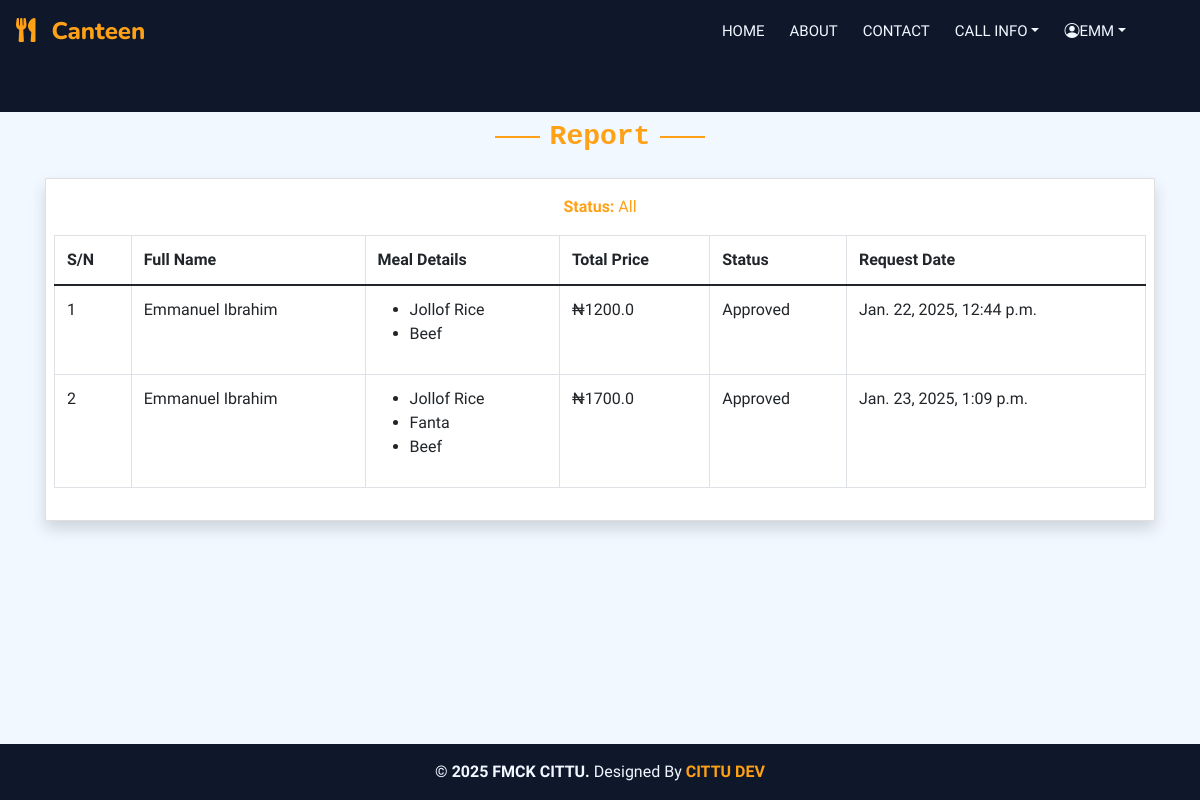
/user_report_details (signed in), run on the app's committed database.
### accounts/models.py (models this page shows, shortened)
class User(AbstractUser):
    firstname = models.CharField(max_length=200)
    lastname = models.CharField(max_length=200)
    othername = models.CharField(max_length=100 ,blank=True,null=True)
    username = models.CharField(max_length=100, unique=True)
    file_no = models.CharField(unique=True, max_length=7)
    phone_number = models.CharField(max_length=11,null=True)
    department = models.ForeignKey(Department, on_delete=models.SET_NULL, null=True)
    unit = models.ForeignKey(Unit, on_delete=models.SET_NULL, null=True)
    gender = models.ForeignKey(Gender, on_delete=models.CASCADE,null=True)
    group = models.ForeignKey(UserGroup, on_delete=models.CASCADE, blank=True, null=True)
    role = models.ForeignKey(Role, on_delete=models.CASCADE, blank=True, null=True)
    is_active = models.BooleanField(default=True)
    date_created = models.DateTimeField(auto_now_add=True)
    USERNAME_FIELD = 'username'
    REQUIRED_FIELDS = ['firstname', 'lastname', 'file_no', 'phone_number', 'department', 'unit']
    class Meta:
        verbose_name_plural = "User"

### main/models.py (models this page shows, shortened)
class Request(models.Model):
    STATUS_CHOICES = [
        ('Pending', 'Pending'),
        ('Approved', 'Approved'),
        ('Decline', 'Decline'),
    ]
    user = models.ForeignKey(User, on_delete=models.SET_NULL, null=True)
    date_created = models.DateTimeField(auto_now_add=True)
    status = models.CharField(max_length=8, choices=STATUS_CHOICES, default='Pending')
    class Meta:
        verbose_name_plural = "Request"
    def calculate_total_price(self):
        request_details = self.requestdetails_set.all()
        total = sum(float(detail.meal.price) for detail in request_details if detail.meal)
        return total

class RequestDetails(models.Model):
    request = models.ForeignKey(Request, on_delete=models.SET_NULL, null=True)
    meal = models.ForeignKey(Meal, on_delete=models.SET_NULL, null=True)
    meal_price = models.DecimalField(max_digits=10, decimal_places=2, default=0.00)
    date_created = models.DateTimeField(auto_now_add=True)
    class Meta:
        verbose_name_plural = "RequestDetail"

class Meal(models.Model):
    title = models.CharField(max_length=25)
    price = models.DecimalField(max_digits=10, decimal_places=2)
    available = models.BooleanField(default=True)
    category = models.ForeignKey(Category, on_delete=models.SET_NULL, null=True)
    meals_image = models.ImageField(upload_to='meal_image', default='default.png', blank=True,null=True)
    date_created = models.DateTimeField(auto_now_add=True)
    class Meta:
        verbose_name_plural = "Meal"
    def __str__(self):
        return self.title

### report/views.py (the view)
# urls.py: path('user_report_details', views.user_report_details, name='user_report_details'),
@login_required
def user_report_details(request):
    user = request.user
    datefrom = request.GET.get('datefrom')
    dateto = request.GET.get('dateto')
    status = request.GET.get('status')
    filtered_requests = filter_requests(datefrom, dateto, status).filter(user=user)
    total_price = sum(req.calculate_total_price() for req in filtered_requests)
    user_request_details = RequestDetails.objects.filter(request__in=filtered_requests)
    context = {
        'report': filtered_requests,
        'total_price': total_price,
        'user_request_details': user_request_details,
        'status': status,
        'datefrom': datefrom,
        'dateto': dateto,
    }
    return render(request, 'report/user_report.html', context)

### accounts/models.py (called while the page is built)
    def __str__(self):
        return self.title

    def __str__(self):
        return self.title

    def __str__(self):
        return self.title

### report/views.py (called while the page is built)
def filter_requests(datefrom, dateto, status):
    filtered_requests = Request.objects.all()
    if datefrom:
        filtered_requests = filtered_requests.filter(date_created__gte=datefrom)
    if dateto:
        filtered_requests = filtered_requests.filter(date_created__lte=dateto)
    if status:
        filtered_requests = filtered_requests.filter(status=status)
    return filtered_requests

### templates/report/user_report.html
{% extends 'base/base.html' %}
{% block content %}
<div class="container-xxl pt-2 pb-3">
    <div class="container d-flex justify-content-center align-items-center">
        <div class="row g-3">
            <div class="text-center">
                <h3 class="section-title text-primary font-monospace">Report</h3>
            </div>
            <div class="card shadow  pb-3">
                <div class="table-responsive">
                    <p class="text-center text-primary mt-3"><strong>Status:</strong> {{ status|default:"All" }}</p>
                    <table class="table table-bordered">
                        <thead class="">
                            <tr>
                                <th>S/N</th>
                                <th >Full Name</th>
                                <th >Meal Details</th>
                                <th >Total Price</th>
                                <th >Status</th>
                                <th >Request Date</th>
                            </tr>
                        </thead>
                        <tbody>
                            {% if report %}
                                {% for req in report %}
                                <tr>
                                    <td>{{ forloop.counter }}</td>
                                    <td>{{ req.user.firstname }} {{ req.user.lastname }}</td>
                                    <td>
                                        <ul>
                                        {% for detail in req.requestdetails_set.all %}
                                        <li>{{ detail.meal }}</li>
                                        {% endfor %}
                                    </ul>
                                    </td>
                                    <td>₦{{ req.calculate_total_price }}</td>
                                    <td>{{ req.status }}</td>
                                    <td>{{ req.date_created }}</td>
                                </tr>
                                {% endfor %}
                            {% else %}
                            <tr>
                                <td colspan="6" class="text-center">No requests found for the selected criteria.</td>
                            </tr>
                            {% endif %}
                        </tbody>
                    </table>
                </div>
            </div>
        </div>
    </div>
</div>
{% endblock content %}

### templates/include/navbar.html (shortened to what this page needs)
<div class="container-fluid position-relative p-0 ">
    <nav class="navbar navbar-expand-lg navbar-dark bg-dark px-4 px-lg-3 py-3 py-lg-0 sticky-top">
        <a href="" class="navbar-brand p-0">
            <h4 class="text-primary m-0"><i class="fa fa-utensils me-3"></i>Canteen</h4>
        </a>
        <div class="collapse navbar-collapse" id="navbarCollapse">
            <div class="navbar-nav ms-auto py-0 pe-2">
                <a href="/" class="nav-item nav-link">Home</a>
                <a href="{% url 'about' %}" class="nav-item nav-link">About</a>
                <a href="{% url 'contact' %}" class="nav-item nav-link">Contact</a>
               {% if user.is_authenticated and user.group.title == 'User'%}
                <div class="nav-item dropdown">
                    <a href="#" class="nav-link dropdown-toggle" data-bs-toggle="dropdown">Call Info</a>
                </div>
                {%endif%}
                {% if user.is_authenticated %}
                    <div class="nav-item dropdown">
                        <a href="#" class="nav-link dropdown-toggle" data-bs-toggle="dropdown"><i class="bi bi-person-circle"></i>{{request.user.username}}</a>
                    </div>
               {% else %}
               <a href="" class="nav-item nav-link" data-bs-toggle="modal" data-bs-target="#login">Log In</a>
                <a href="" class="nav-item nav-link" data-bs-toggle="modal" data-bs-target="#register">Register</a>
                {% endif %}
            </div>
        </div>
    </nav>
    <div class="container-fluid py-5 bg-dark supporting-container">
        <div class="container my-1 py-1">
        </div>
    </div>
</div>

### static/css/style.css (style rules this page uses)
* { padding: 0px; }
html, body { height: 100%; margin: 0; padding: 0; overflow-x: hidden; }
body { display: flex; flex-direction: column; }
.container { width: 100%; padding-right: 15px; padding-left: 15px; margin-right: auto; margin-left: auto; }
@media (min-width: 576px) { .container { max-width: 540px; } }
@media (min-width: 768px) { .container { max-width: 720px; } }
@media (min-width: 992px) { .container { max-width: 960px; } }
@media (min-width: 1200px) { .container { max-width: 1140px; } }
.row { width: 100%; }
table { border-collapse: collapse; }
.table { width: 100%; margin-bottom: 1rem; color: #212529; }
.table th, .table td { padding: 0.75rem; vertical-align: top; border-top: 1px solid #dee2e6; }
.table thead th { vertical-align: bottom; border-bottom: 2px solid #dee2e6; }
.table-bordered { border: 1px solid #dee2e6; }
.table-bordered th, .table-bordered td { border: 1px solid #dee2e6; }
.table-bordered thead th, .table-bordered thead td { border-bottom-width: 2px; }
.table-responsive { display: block; width: 100%; overflow-x: auto; -webkit-overflow-scrolling: touch; }
.table-responsive > .table-bordered { border: 0; }
:root { --primary: #fea116; --light: #f1f8ff; --dark: #0f172b; }
.navbar-dark .navbar-nav .nav-link { position: relative; margin-left: 25px; padding: 35px 0; font-size: 15px; color: var(--light) !important; text-transform: uppercase; font-weight: 500; outline: none; transition: 0.5s; }
.sticky-top.navbar-dark .navbar-nav .nav-link { padding: 20px 0; }
@media (min-width: 992px) { .navbar-dark { position: absolute; width: 100%; top: 0; left: 0; z-index: 999; background: transparent !important; } }
@media (min-width: 992px) { .sticky-top.navbar-dark { position: fixed; background: var(--dark) !important; } }
.section-title { position: relative; display: inline-block; }
.section-title::before { position: absolute; content: ""; width: 45px; height: 2px; top: 50%; left: -55px; margin-top: -1px; background: var(--primary); }
.section-title::after { position: absolute; content: ""; width: 45px; height: 2px; top: 50%; right: -55px; margin-top: -1px; background: var(--primary); }

### data on the page
User: user.username "EMM"
Request: user.firstname "Emmanuel", user.lastname "Ibrahim", calculate_total_price "1200.0", status "Approved", date_created "Jan. 22, 2025, 12:44 p.m."
RequestDetails: meal "Jollof Rice"
RequestDetails: meal "Beef"
Request: user.firstname "Emmanuel", user.lastname "Ibrahim", calculate_total_price "1700.0", status "Approved", date_created "Jan. 23, 2025, 1:09 p.m."
RequestDetails: meal "Jollof Rice"
RequestDetails: meal "Fanta"
RequestDetails: meal "Beef"

### other printed values
{{ status|default:"All" }} "All"
